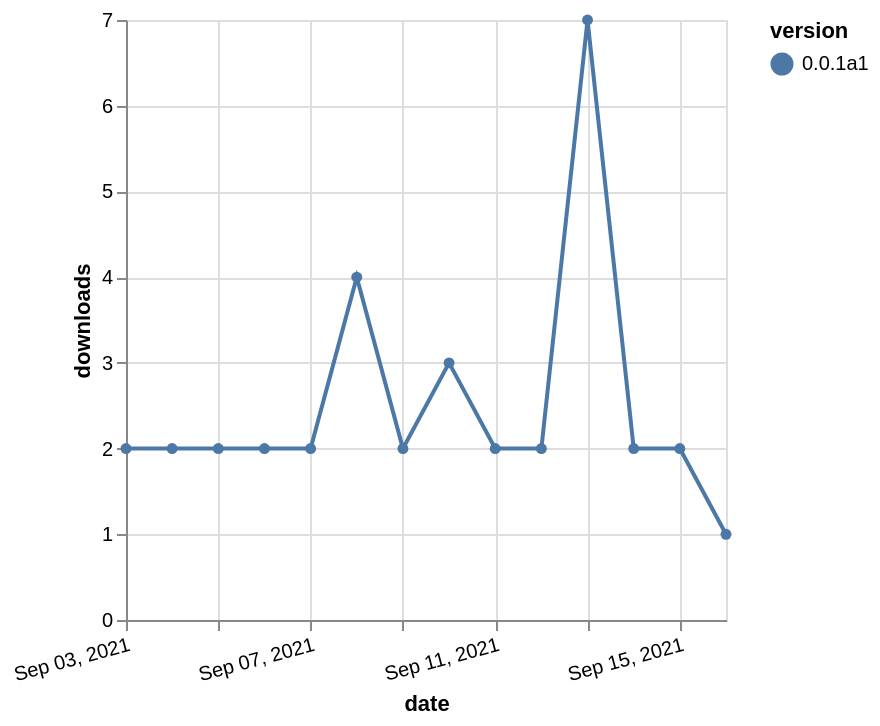

Source (Vega-Lite JSON):
### Vega-Lite specification from a JSON file in a GitHub repository (floating-point values rounded to 4 significant figures)
{"$schema": "https://vega.github.io/schema/vega-lite/v5.json", "description": "A simple bar chart with embedded data.", "data": {"values": [{"date": "2021-09-03", "total": 3283, "delta": 2, "version": "0.0.1a1"}, {"date": "2021-09-04", "total": 3285, "delta": 2, "version": "0.0.1a1"}, {"date": "2021-09-05", "total": 3287, "delta": 2, "version": "0.0.1a1"}, {"date": "2021-09-06", "total": 3289, "delta": 2, "version": "0.0.1a1"}, {"date": "2021-09-07", "total": 3291, "delta": 2, "version": "0.0.1a1"}, {"date": "2021-09-08", "total": 3295, "delta": 4, "version": "0.0.1a1"}, {"date": "2021-09-09", "total": 3297, "delta": 2, "version": "0.0.1a1"}, {"date": "2021-09-10", "total": 3300, "delta": 3, "version": "0.0.1a1"}, {"date": "2021-09-11", "total": 3302, "delta": 2, "version": "0.0.1a1"}, {"date": "2021-09-12", "total": 3304, "delta": 2, "version": "0.0.1a1"}, {"date": "2021-09-13", "total": 3311, "delta": 7, "version": "0.0.1a1"}, {"date": "2021-09-14", "total": 3313, "delta": 2, "version": "0.0.1a1"}, {"date": "2021-09-15", "total": 3315, "delta": 2, "version": "0.0.1a1"}, {"date": "2021-09-16", "total": 3316, "delta": 1, "version": "0.0.1a1"}]}, "width": "container", "mark": {"type": "line", "point": {"filled": true}}, "encoding": {"x": {"field": "date", "type": "temporal", "timeUnit": "yearmonthdate", "title": "date", "axis": {"labelAngle": -15}}, "y": {"field": "delta", "type": "quantitative", "title": "downloads"}, "color": {"field": "version", "type": "nominal"}, "tooltip": {"field": "delta"}}}
